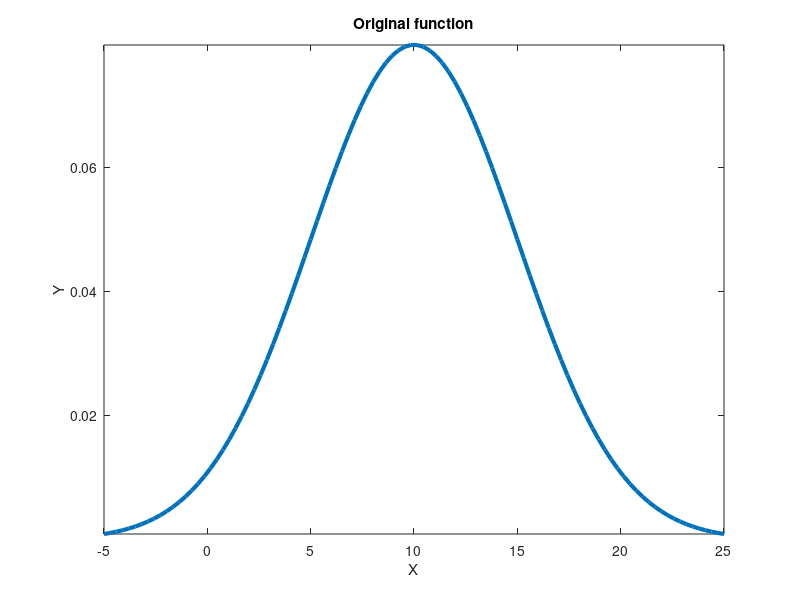

Reproduce this figure in MATLAB. (Note: this script raises an error after producing the figure.)
close all;  %열려 있는 plot 창 모두 닫기
clear   %모든 변수 초기화
clc     %명령 창 초기화

%% Plot original function
x_og = linspace(-5,25,100);   %original function의 x축 성분 생성 (-5,25)구간
y_og = 1/sqrt(50*pi)*exp(-(x_og-10).^2./50);    %original function의 y축 성분 생성
figure('Position', [0 200 540 420]);     %figure 생성, [0,200]위치에 540x420크기로
plot(x_og,y_og,"LineWidth",3)    %x_original과 y_original을 각각 x축, y축으로 하여, 3의 굵기로 그래프 그림
title("Original function")  %제목 설정
xlabel("X")     %x축 이름 설정
ylabel("Y")     %y축 이름 설정
axis([-5 25 min(y_og) max(y_og)]);   %축 범위 설정

%% Plot Approximation
for iter=1:3        %iter가 1에서 3이 될 때까지 반복 
    datanum = [40 10 3];    %approximation을 수행하기 위해 생성할 데이터의 개수 저장
    [x,y,point_x,b,N]=data1(datanum(iter));    %데이터 생성
    lagrange(N,b,x,y,point_x,-5,25,y_og)   %lagrange approximation 수행
    newton(N,b,x,y,point_x,-5,25,y_og)     %Newton polynomial approximation 수행
end      %반복문 종료